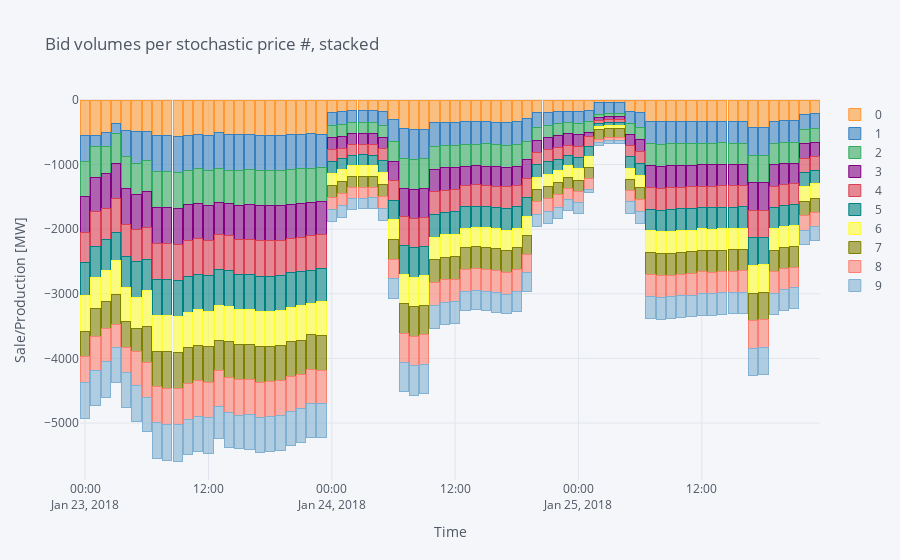

Source (notebook cell):
### Code cell
# Plot optimal production in different plot types
optimal_production.iplot(kind='bar',barmode='stack', bargap=.1,title="Bid volumes per stochastic price #, stacked", xaxis_title="Time", yaxis_title="Sale/Production [MW]")
